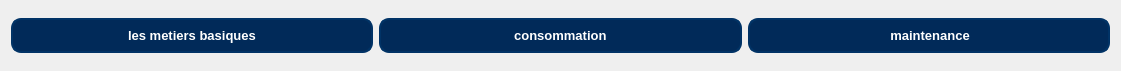
     <widget class="QWidget" name="horizontalLayoutWidget_6">
      <property name="geometry">
       <rect>
        <x>10</x>
        <y>50</y>
        <width>1121</width>
        <height>71</height>
       </rect>
      </property>
      <layout class="QHBoxLayout" name="horizontalLayout_6">
       <item>
        <widget class="QPushButton" name="on_pushButton_4">
         <property name="styleSheet">
          <string notr="true">/* ==== BUTTONS STYLE ==== */
QPushButton {
    background-color: #012a59;
    color: #ffffff;
    border: 2px solid #013366;
    border-radius: 10px;
    padding: 8px 14px;
    font-size: 13px;
    font-weight: 500;
    text-align: left;
    transition: all 0.3s ease-in-out;
}

QPushButton:hover {
    background-color: #024b8a;
    border-color: #025aa5;
}

QPushButton:pressed {
    background-color: #013869;
    border-color: #011f3f;
}
</string>
         </property>
         <property name="text">
          <string>                            les metiers basiques</string>
         </property>
        </widget>
       </item>
       <item>
        <widget class="QPushButton" name="on_pushButton_5">
         <property name="styleSheet">
          <string notr="true">/* ==== BUTTONS STYLE ==== */
QPushButton {
    background-color: #012a59;
    color: #ffffff;
    border: 2px solid #013366;
    border-radius: 10px;
    padding: 8px 14px;
    font-size: 13px;
    font-weight: 500;
    text-align: left;
    transition: all 0.3s ease-in-out;
}

QPushButton:hover {
    background-color: #024b8a;
    border-color: #025aa5;
}

QPushButton:pressed {
    background-color: #013869;
    border-color: #011f3f;
}
</string>
         </property>
         <property name="text">
          <string>                                 consommation</string>
         </property>
        </widget>
       </item>
       <item>
        <widget class="QPushButton" name="on_pushButton_6">
         <property name="styleSheet">
          <string notr="true">/* ==== BUTTONS STYLE ==== */
QPushButton {
    background-color: #012a59;
    color: #ffffff;
    border: 2px solid #013366;
    border-radius: 10px;
    padding: 8px 14px;
    font-size: 13px;
    font-weight: 500;
    text-align: left;
    transition: all 0.3s ease-in-out;
}

QPushButton:hover {
    background-color: #024b8a;
    border-color: #025aa5;
}

QPushButton:pressed {
    background-color: #013869;
    border-color: #011f3f;
}
</string>
         </property>
         <property name="text">
          <string>                                   maintenance</string>
         </property>
        </widget>
       </item>
      </layout>
     </widget>
